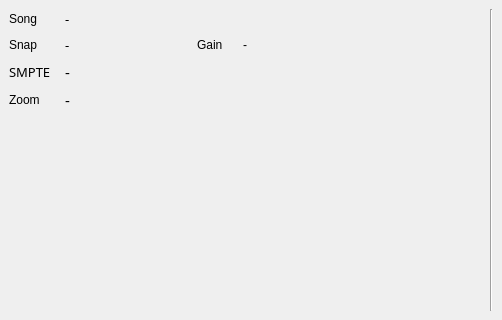
<ui version="4.0" >
 <author></author>
 <comment></comment>
 <exportmacro></exportmacro>
 <class>SongInfoWidget</class>
 <widget class="QWidget" name="SongInfoWidget" >
  <property name="geometry" >
   <rect>
    <x>0</x>
    <y>0</y>
    <width>502</width>
    <height>320</height>
   </rect>
  </property>
  <property name="windowTitle" >
   <string>SongInfoWidget</string>
  </property>
  <layout class="QGridLayout" >
   <property name="margin" >
    <number>9</number>
   </property>
   <property name="spacing" >
    <number>6</number>
   </property>
   <item row="0" column="0" >
    <layout class="QVBoxLayout" >
     <property name="margin" >
      <number>0</number>
     </property>
     <property name="spacing" >
      <number>6</number>
     </property>
     <item>
      <layout class="QVBoxLayout" >
       <property name="margin" >
        <number>0</number>
       </property>
       <property name="spacing" >
        <number>6</number>
       </property>
       <item>
        <layout class="QHBoxLayout" >
         <property name="margin" >
          <number>0</number>
         </property>
         <property name="spacing" >
          <number>6</number>
         </property>
         <item>
          <widget class="QLabel" name="label_3" >
           <property name="minimumSize" >
            <size>
             <width>50</width>
             <height>0</height>
            </size>
           </property>
           <property name="text" >
            <string>Song</string>
           </property>
          </widget>
         </item>
         <item>
          <widget class="QLabel" name="songNameLabel" >
           <property name="minimumSize" >
            <size>
             <width>110</width>
             <height>0</height>
            </size>
           </property>
           <property name="font" >
            <font>
             <family>Sans Serif</family>
             <pointsize>10</pointsize>
             <weight>50</weight>
             <italic>false</italic>
             <bold>false</bold>
             <underline>false</underline>
             <strikeout>false</strikeout>
            </font>
           </property>
           <property name="text" >
            <string>-</string>
           </property>
          </widget>
         </item>
         <item>
          <spacer>
           <property name="orientation" >
            <enum>Qt::Horizontal</enum>
           </property>
           <property name="sizeHint" >
            <size>
             <width>40</width>
             <height>20</height>
            </size>
           </property>
          </spacer>
         </item>
        </layout>
       </item>
       <item>
        <layout class="QHBoxLayout" >
         <property name="margin" >
          <number>0</number>
         </property>
         <property name="spacing" >
          <number>6</number>
         </property>
         <item>
          <layout class="QHBoxLayout" >
           <property name="margin" >
            <number>0</number>
           </property>
           <property name="spacing" >
            <number>6</number>
           </property>
           <item>
            <widget class="QLabel" name="label_4" >
             <property name="minimumSize" >
              <size>
               <width>50</width>
               <height>0</height>
              </size>
             </property>
             <property name="text" >
              <string>Snap</string>
             </property>
            </widget>
           </item>
           <item>
            <widget class="QLabel" name="snapStatusLabel" >
             <property name="minimumSize" >
              <size>
               <width>30</width>
               <height>0</height>
              </size>
             </property>
             <property name="font" >
              <font>
               <family>Sans Serif</family>
               <pointsize>10</pointsize>
               <weight>50</weight>
               <italic>false</italic>
               <bold>false</bold>
               <underline>false</underline>
               <strikeout>false</strikeout>
              </font>
             </property>
             <property name="text" >
              <string>-</string>
             </property>
            </widget>
           </item>
          </layout>
         </item>
         <item>
          <spacer>
           <property name="orientation" >
            <enum>Qt::Horizontal</enum>
           </property>
           <property name="sizeHint" >
            <size>
             <width>70</width>
             <height>20</height>
            </size>
           </property>
          </spacer>
         </item>
         <item>
          <layout class="QHBoxLayout" >
           <property name="margin" >
            <number>0</number>
           </property>
           <property name="spacing" >
            <number>6</number>
           </property>
           <item>
            <widget class="QLabel" name="masterGain" >
             <property name="minimumSize" >
              <size>
               <width>40</width>
               <height>0</height>
              </size>
             </property>
             <property name="text" >
              <string>Gain</string>
             </property>
            </widget>
           </item>
           <item>
            <widget class="QLabel" name="masterGainLabel" >
             <property name="text" >
              <string>-</string>
             </property>
            </widget>
           </item>
          </layout>
         </item>
        </layout>
       </item>
       <item>
        <layout class="QHBoxLayout" >
         <property name="margin" >
          <number>0</number>
         </property>
         <property name="spacing" >
          <number>6</number>
         </property>
         <item>
          <widget class="QLabel" name="label" >
           <property name="minimumSize" >
            <size>
             <width>50</width>
             <height>0</height>
            </size>
           </property>
           <property name="font" >
            <font>
             <family>Sans Serif</family>
             <pointsize>10</pointsize>
             <weight>50</weight>
             <italic>false</italic>
             <bold>false</bold>
             <underline>false</underline>
             <strikeout>false</strikeout>
            </font>
           </property>
           <property name="text" >
            <string>SMPTE</string>
           </property>
          </widget>
         </item>
         <item>
          <widget class="QLabel" name="smpteLabel" >
           <property name="sizePolicy" >
            <sizepolicy>
             <hsizetype>5</hsizetype>
             <vsizetype>5</vsizetype>
             <horstretch>5</horstretch>
             <verstretch>0</verstretch>
            </sizepolicy>
           </property>
           <property name="minimumSize" >
            <size>
             <width>40</width>
             <height>0</height>
            </size>
           </property>
           <property name="font" >
            <font>
             <family>Sans Serif</family>
             <pointsize>11</pointsize>
             <weight>50</weight>
             <italic>false</italic>
             <bold>false</bold>
             <underline>false</underline>
             <strikeout>false</strikeout>
            </font>
           </property>
           <property name="text" >
            <string>-</string>
           </property>
          </widget>
         </item>
         <item>
          <spacer>
           <property name="orientation" >
            <enum>Qt::Horizontal</enum>
           </property>
           <property name="sizeType" >
            <enum>QSizePolicy::Expanding</enum>
           </property>
           <property name="sizeHint" >
            <size>
             <width>0</width>
             <height>20</height>
            </size>
           </property>
          </spacer>
         </item>
        </layout>
       </item>
       <item>
        <layout class="QHBoxLayout" >
         <property name="margin" >
          <number>0</number>
         </property>
         <property name="spacing" >
          <number>6</number>
         </property>
         <item>
          <widget class="QLabel" name="label_2" >
           <property name="minimumSize" >
            <size>
             <width>50</width>
             <height>0</height>
            </size>
           </property>
           <property name="text" >
            <string>Zoom</string>
           </property>
          </widget>
         </item>
         <item>
          <widget class="QLabel" name="zoomLabel" >
           <property name="sizePolicy" >
            <sizepolicy>
             <hsizetype>5</hsizetype>
             <vsizetype>5</vsizetype>
             <horstretch>5</horstretch>
             <verstretch>0</verstretch>
            </sizepolicy>
           </property>
           <property name="minimumSize" >
            <size>
             <width>40</width>
             <height>0</height>
            </size>
           </property>
           <property name="font" >
            <font>
             <family>Sans Serif</family>
             <pointsize>11</pointsize>
             <weight>50</weight>
             <italic>false</italic>
             <bold>false</bold>
             <underline>false</underline>
             <strikeout>false</strikeout>
            </font>
           </property>
           <property name="text" >
            <string>-</string>
           </property>
          </widget>
         </item>
         <item>
          <spacer>
           <property name="orientation" >
            <enum>Qt::Horizontal</enum>
           </property>
           <property name="sizeType" >
            <enum>QSizePolicy::Expanding</enum>
           </property>
           <property name="sizeHint" >
            <size>
             <width>0</width>
             <height>20</height>
            </size>
           </property>
          </spacer>
         </item>
        </layout>
       </item>
      </layout>
     </item>
     <item>
      <spacer>
       <property name="orientation" >
        <enum>Qt::Vertical</enum>
       </property>
       <property name="sizeHint" >
        <size>
         <width>161</width>
         <height>147</height>
        </size>
       </property>
      </spacer>
     </item>
    </layout>
   </item>
   <item row="0" column="1" >
    <spacer>
     <property name="orientation" >
      <enum>Qt::Horizontal</enum>
     </property>
     <property name="sizeHint" >
      <size>
       <width>51</width>
       <height>156</height>
      </size>
     </property>
    </spacer>
   </item>
   <item row="0" column="2" >
    <widget class="Line" name="line" >
     <property name="orientation" >
      <enum>Qt::Vertical</enum>
     </property>
    </widget>
   </item>
  </layout>
 </widget>
 <pixmapfunction></pixmapfunction>
 <resources/>
 <connections/>
</ui>
